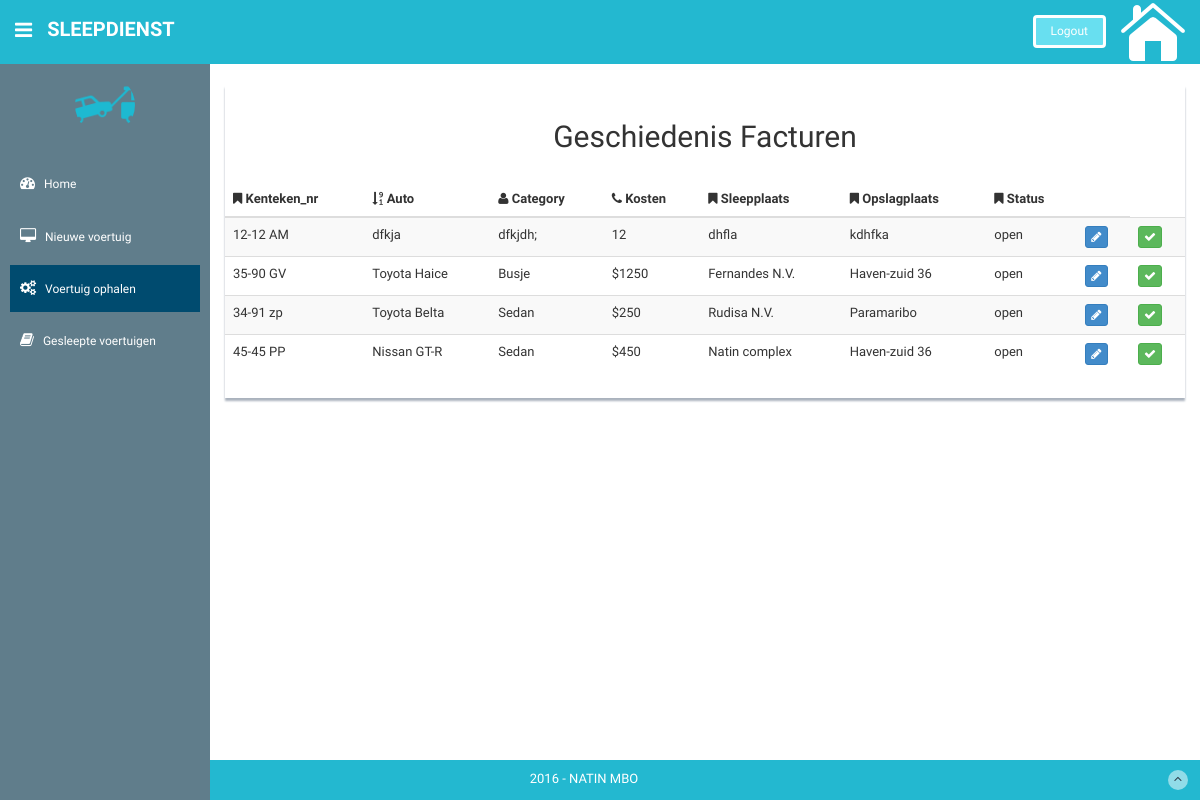
/Sleepdienst/voertuig_ophalen.php, run on the app's committed database.
### tables this page shows
CREATE TABLE `sleepdienst` (
  `sleep_id` int(50) NOT NULL,
  `kenteken_nr` varchar(50) NOT NULL,
  `auto` varchar(50) NOT NULL,
  `klant` varchar(50) NOT NULL,
  `category` varchar(50) NOT NULL,
  `kosten` varchar(50) NOT NULL,
  `sleepplaats` varchar(50) NOT NULL,
  `opslagplaats` varchar(50) NOT NULL,
  `Status` varchar(50) NOT NULL
);

### Sleepdienst/assets/includes/gesch_oproep.php (the view, shortened to what this page needs)
<?php
	include "config.php";
	$sql = "SELECT * FROM sleepdienst WHERE  status='open' ORDER BY sleep_id DESC ";
	$result = $conn->query($sql);
	if ($result->num_rows > 0) {
		while ($row = $result->fetch_assoc()) {
			 $sleep_id = $row['sleep_id'];
			 $kenteken_nr = $row['kenteken_nr'];
			 $auto = $row['auto'];
			 $category = $row['category'];
			 $kosten = $row['kosten'];
			 $sleepplaats = $row['sleepplaats'];
			 $opslagplaats = $row['opslagplaats'];
			 $Status = $row['Status'];
	 echo   "
<tr>
	<td>".$kenteken_nr."</td>
	<td>".$auto."</td>
	<td>".$category. "</td>
	<td>".$kosten."</td>
	<td>".$sleepplaats."</td>
	<td>".$opslagplaats."</td>
	<td>".$Status."</td>
	<td>
		<form action='assets/includes/update_car.php' method='POST'>
			<input name='sleep_id' value='$sleep_id' class='hidden'>
			<button src='assets/includes/update_car.php' name='update_dienst' class='btn btn-primary btn-xs'> <i class='fa fa-pencil'></i>
			</button>
		</form>
	</td>
	<td>
		<form action='assets/includes/hide.php' method='POST'>
			<button src='assets/includes/hide.php' name='hide' class='btn btn-success btn-xs'> <i class='fa fa-check'></i>
				<input name='sleep_id' value='$sleep_id' class='hidden'>
				<input name='status' value='betaald' class='hidden'></button>
		</form>
	</td>
</tr>
";
    }
}else{
echo "
	<p class='category'>Oeps er zijn geen managers vastgelegd</p>
	";
  }
 ?>

### Sleepdienst/assets/css/style.css (style rules this page uses)
body { background: #ffffff; font-family: 'Ruda', sans-serif; padding: 0px !important; margin: 0px !important; font-size:13px; }

### data on the page
sleepdienst: kenteken_nr "12-12 AM", auto "dfkja", category "dfkjdh;", kosten "12", sleepplaats "dhfla", opslagplaats "kdhfka", Status "open"
sleepdienst: kenteken_nr "35-90 GV", auto "Toyota Haice", category "Busje", kosten "$1250", sleepplaats "Fernandes N.V.", opslagplaats "Haven-zuid 36", Status "open"
sleepdienst: kenteken_nr "34-91 zp", auto "Toyota Belta", category "Sedan", kosten "$250", sleepplaats "Rudisa N.V.", opslagplaats "Paramaribo", Status "open"
sleepdienst: kenteken_nr "45-45 PP", auto "Nissan GT-R", category "Sedan", kosten "$450", sleepplaats "Natin complex", opslagplaats "Haven-zuid 36", Status "open"
